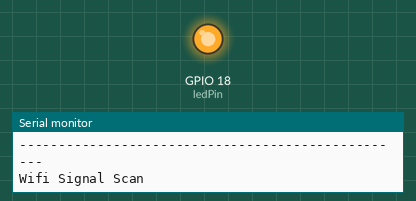
Recording of a sketch running on a simulated ESP32. Shown: output pins drawn as LEDs (lit = HIGH), the last lines printed to the serial monitor. WiFi joins after 1.5 s; servers stay silent unless stated; a WiFi scan finds three made-up networks; uploads are accepted with an empty reply. At 68.2 s the program puts the board to deep sleep or switches it off; the recording ends there.

Above: at 1.0 s.
At 37.0 s:
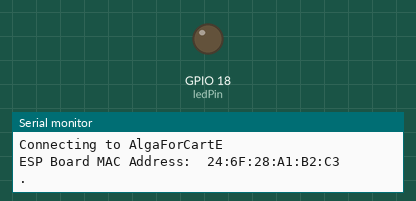
Timing chart, 0 to 43.0 s (numbered marks = the images above):
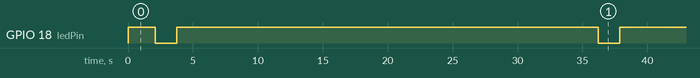

The sketch:

Cart-E_Wifi_esp32.ino
```cpp
/*
 *  Simple HTTP get webclient test
 */

#include <WiFi.h>
#include <HTTPClient.h>
// #include <WiFiClient.h>

#define ledPin 18 /**/
#define BUTTON_PIN_BITMASK 0x200000000 // 2^33 in hex

RTC_DATA_ATTR int bootCount = 0;
unsigned long countStart = 0;

const char* ssid = "AlgaForCartE";//"CameraZh";
const char* password = "AlgaPeng";//"0931093b";

const int RSSI_MAX =-50;// define maximum strength of signal in dBm
const int RSSI_MIN =-100;// define minimum strength of signal in dBm
const int displayEnc=1;// set to 1 to display Encryption or 0 not to display
const int wifi_scan_num = 1; // determine the number of times to scan wifi before sending to server

// Set timer to 30 seconds (30000)
unsigned long duration = 60000;
unsigned long timerDelay = 30000;

//Domain name with URL path or IP address with path
int router_num = 30;
String routers[30] = {"94:B4:0F:E6:35:A", "94:B4:0F:E6:45:C", "94:B4:0F:E6:44:E", "E8:26:89:37:9B:8", "E8:26:89:37:DB:8",
                    "94:B4:0F:E6:45:E", "F0:5C:19:6E:A0:A", "94:B4:0F:E6:34:E", "F0:5C:19:6E:74:C",
                    "94:B4:0F:E6:60:E", "94:B4:0F:E6:62:0", "94:B4:0F:E6:62:4",
                    "94:B4:0F:E6:5F:0", "94:B4:0F:E6:47:8", "94:B4:0F:E6:61:0", "94:B4:0F:E6:5E:4",
                    "B4:5D:50:83:FE:2", "B4:5D:50:81:56:E", "94:B4:0F:E6:62:4", "F0:5C:19:76:3D:C", "AC:A3:1E:05:40:E",
                    "F0:5C:19:A9:38:8", "F0:5C:19:A9:5C:A", "F0:5C:19:A9:59:A", "F0:5C:19:A9:59:C", "F0:5C:19:A9:59:8",
                    "F0:5C:19:A9:38:8", "F0:5C:19:A9:5A:8", "F0:5C:19:A9:31:2", "F0:5C:19:A9:32:0"};
String serverName = "http://connect.owendpersonal.com/data"; //"132.236.79.6:80/post";
int MAX_signal = 10;
int scan_size = 0;
String MAC_scan[10] = {};
int dB_accum_scan[10] = {0,0,0,0,0,0,0,0,0,0};
int dB_num_scan[10]   = {0,0,0,0,0,0,0,0,0,0};
int exist_in_scan = 0;

WiFiClient client;

void setup() {
  Serial.begin(9600);
  Serial.println("Setup");

  // Deep Sleep Mode Test LED
  pinMode(ledPin, OUTPUT);
  digitalWrite(ledPin, HIGH);

  countStart = millis(); // start counter
  Serial.println("RESTART");
  /*
  First we configure the wake up source
  We set our ESP32 to wake up for an external trigger.
  There are two types for ESP32, ext0 and ext1 .
  ext0 uses RTC_IO to wakeup thus requires RTC peripherals
  to be on while ext1 uses RTC Controller so doesnt need
  peripherals to be powered on.
  Note that using internal pullups/pulldowns also requires
  RTC peripherals to be turned on.
  */
  esp_sleep_enable_ext0_wakeup(GPIO_NUM_33,0); //1 = High, 0 = Low
}

void loop(){
  // within duration, wifi will scan and send http message
  if( (millis() - countStart) <= duration ){
    // Scan the WiFi signal first
    String signals = WIFI_Scan();
    Serial.println(signals);
    // if received data from wifi scan
    if(signals != ""){
      WIFI_Connect();
      //Check WiFi connection status
      if(WiFi.status() == WL_CONNECTED){
        HTTPClient http;

        // Your Domain name with URL path or IP address with path
        http.begin(client, serverName);

        // Send HTTP POST request
        http.addHeader("Content-Type", "text/plain");

        auto httpCode = http.POST(signals); // Send the request
        if (httpCode>0) {
          Serial.println("--------------------------------------------------");
          Serial.println("--------------------------------------------------");
          Serial.print("HTTP Response code: ");
          Serial.println(httpCode);
          String payload = http.getString(); // Get the response payload
          Serial.println(payload);
        }
        else {
          Serial.print("Error code: ");
          Serial.println(httpCode);
        }
        // Free resources
        http.end();
      }
      else {
        Serial.println("WiFi Disconnected");
      }
    }
  }
  else{
    // Send an HTTP POST request depending on timerDelay
    // delay(timerDelay);
    digitalWrite(ledPin, LOW);
    Serial.println("Going to sleep now");
    esp_deep_sleep_start();
  }
}

String WIFI_Scan()
{
  String signals = "";
  Serial.println("--------------------------------------------------");
  Serial.println("--------------------------------------------------");
  Serial.println("Wifi Signal Scan");
  // Set WiFi to station mode and disconnect from an AP if it was previously connected
  WiFi.mode(WIFI_STA);
  WiFi.disconnect();
  for(int i = 0; i < wifi_scan_num; i++){
    // WiFi.scanNetworks will return the number of networks found
    int n = WiFi.scanNetworks();

    if (n == 0) {
      Serial.println("no networks found");
    } else {
      for (int i = 0; i < n; ++i) {
        // if the BSSID is in the mac_scan list, add the strength
        // if BSSID in MAC_scan
        for (int k = 0; k < MAX_signal; k++){
          if (WiFi.BSSIDstr(i).substring(0, WiFi.BSSIDstr(i).length() - 1)== MAC_scan[k])
          {
            exist_in_scan = 1;
            dB_accum_scan[k] += dBmtoPercentage(WiFi.RSSI(i));
            dB_num_scan[k] += 1;
            break;
          }
        }
        // else
        if (!exist_in_scan){
          // if it is a new mac address from a known router
          for (int j = 0; j < router_num; j++){
            if (WiFi.BSSIDstr(i).substring(0, WiFi.BSSIDstr(i).length() - 1) == routers[j]){
                MAC_scan[scan_size] = routers[j]; // only store the known substring in the list
                dB_accum_scan[scan_size] = dBmtoPercentage(WiFi.RSSI(i));
                dB_num_scan[scan_size] += 1;
                scan_size += 1;
                break;
            }
          }
        }
        exist_in_scan = 0;
      }
    }
    delay(10);
  }
  float max_dB = 0;
  int max_index = 0;

  for (int i = 0; i < scan_size; i++){
    if ((float)dB_accum_scan[i]/(float)dB_num_scan[i] > max_dB) {
      max_dB = (float)dB_accum_scan[i]/(float)dB_num_scan[i];
      max_index = i;
    }
     Serial.print("MAC:");
     Serial.print(MAC_scan[i]); //BSSID
     Serial.println();
     Serial.print("dB:");
     Serial.print((float)dB_accum_scan[i]/(float)dB_num_scan[i]);// Avg signal strength in %
     Serial.println();
  }

  //  signals = signals + "MAC:" + WiFi.BSSIDstr(i) + " " + "dB:" + dBmtoPercentage(WiFi.RSSI(i))+ " ";
  signals = signals + "MAC:" + MAC_scan[max_index] + " " + "dB:" + (float)dB_accum_scan[max_index]/(float)dB_num_scan[max_index] + " " + "ESP:" + WiFi.macAddress();

  for (int i = 0; i < MAX_signal; i ++){
    MAC_scan[i] = "";
    dB_accum_scan[i] = 0;
    dB_num_scan[i] = 0;
  }

  scan_size = 0;

  WiFi.scanDelete();
  Serial.println("Wifi scan ended");
  return signals;
}

void WIFI_Connect()
{
  digitalWrite(ledPin, LOW);
  Serial.println("--------------------------------------------------");
  Serial.println("--------------------------------------------------");
  // We send data by connecting to a WiFi network
  Serial.print("Connecting to ");
  Serial.println(ssid);

  /* Explicitly set the ESP8266 to be a WiFi-client, otherwise, it by default,
     would try to act as both a client and an access-point and could cause
     network-issues with your other WiFi-devices on your WiFi-network. */
  WiFi.mode(WIFI_STA);
  WiFi.begin(ssid, password);

  Serial.print("ESP Board MAC Address:  ");
  Serial.println(WiFi.macAddress());

  while (WiFi.status() != WL_CONNECTED) {
    delay(500);
    Serial.print(".");
  }
  digitalWrite(ledPin, HIGH);
  Serial.print("IP address: ");
  Serial.println(WiFi.localIP());
  delay(timerDelay);
  Serial.println("Timer set to 10 seconds (timerDelay variable), it will take 10 seconds before publishing the first reading.");
}

/*
 * Written by Ahmad Shamshiri
  * with lots of research, this source was used:
 * https://support.randomsolutions.nl/827069-Best-dBm-Values-for-Wifi
 * This is approximate percentage calculation of RSSI
 * WiFi Signal Strength Calculation
 * Written Aug 08, 2019 at 21:45 in Ajax, Ontario, Canada
 */

int dBmtoPercentage(int dBm)
{
  int quality;
    if(dBm <= RSSI_MIN)
    {
        quality = 0;
    }
    else if(dBm >= RSSI_MAX)
    {
        quality = 100;
    }
    else
    {
        quality = 2 * (dBm + 100);
   }

     return quality;
}
```

Measured:
- by itself, GPIO 18 (ledPin): alternates HIGH for 31.4 s and LOW for 1.7 s
